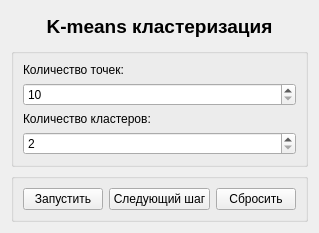
      <widget class="QWidget" name="page2">
       <property name="sizePolicy">
        <sizepolicy hsizetype="MinimumExpanding" vsizetype="MinimumExpanding">
         <horstretch>0</horstretch>
         <verstretch>0</verstretch>
        </sizepolicy>
       </property>
       <property name="layoutDirection">
        <enum>Qt::LayoutDirection::LeftToRight</enum>
       </property>
       <property name="autoFillBackground">
        <bool>false</bool>
       </property>
       <layout class="QVBoxLayout" name="verticalLayout_3">
        <item>
         <widget class="QLabel" name="label_15">
          <property name="sizePolicy">
           <sizepolicy hsizetype="Preferred" vsizetype="Fixed">
            <horstretch>0</horstretch>
            <verstretch>0</verstretch>
           </sizepolicy>
          </property>
          <property name="styleSheet">
           <string notr="true">    color: black;              /* Цвет текста */
    font-weight: bold;         /* Жирный шрифт */
    font-size: 14pt;           /* Размер шрифта */
    padding: 4px 8px;          /* Внутренние отступы вокруг текста */</string>
          </property>
          <property name="text">
           <string>K-means кластеризация</string>
          </property>
          <property name="alignment">
           <set>Qt::AlignmentFlag::AlignCenter</set>
          </property>
         </widget>
        </item>
        <item>
         <widget class="QGroupBox" name="groupBox">
          <property name="sizePolicy">
           <sizepolicy hsizetype="MinimumExpanding" vsizetype="Fixed">
            <horstretch>0</horstretch>
            <verstretch>0</verstretch>
           </sizepolicy>
          </property>
          <property name="title">
           <string/>
          </property>
          <layout class="QGridLayout" name="gridLayout_3">
           <item row="0" column="0">
            <widget class="QLabel" name="label_3">
             <property name="sizePolicy">
              <sizepolicy hsizetype="MinimumExpanding" vsizetype="Fixed">
               <horstretch>0</horstretch>
               <verstretch>0</verstretch>
              </sizepolicy>
             </property>
             <property name="text">
              <string>Количество точек:</string>
             </property>
            </widget>
           </item>
           <item row="1" column="0">
            <widget class="QSpinBox" name="num_points_spin">
             <property name="toolTip">
              <string>&lt;html&gt;&lt;head/&gt;&lt;body&gt;&lt;p&gt;&lt;br/&gt;&lt;/p&gt;&lt;/body&gt;&lt;/html&gt;</string>
             </property>
             <property name="minimum">
              <number>10</number>
             </property>
             <property name="maximum">
              <number>1000</number>
             </property>
            </widget>
           </item>
           <item row="2" column="0">
            <widget class="QLabel" name="label_13">
             <property name="sizePolicy">
              <sizepolicy hsizetype="MinimumExpanding" vsizetype="Fixed">
               <horstretch>0</horstretch>
               <verstretch>0</verstretch>
              </sizepolicy>
             </property>
             <property name="text">
              <string>Количество кластеров:</string>
             </property>
            </widget>
           </item>
           <item row="3" column="0">
            <widget class="QSpinBox" name="num_clusters_spin">
             <property name="minimum">
              <number>2</number>
             </property>
             <property name="maximum">
              <number>10</number>
             </property>
            </widget>
           </item>
          </layout>
         </widget>
        </item>
        <item>
         <widget class="QGroupBox" name="groupBox_2">
          <property name="sizePolicy">
           <sizepolicy hsizetype="Expanding" vsizetype="Fixed">
            <horstretch>0</horstretch>
            <verstretch>0</verstretch>
           </sizepolicy>
          </property>
          <property name="title">
           <string/>
          </property>
          <layout class="QHBoxLayout" name="horizontalLayout">
           <item>
            <widget class="QPushButton" name="run_button">
             <property name="sizePolicy">
              <sizepolicy hsizetype="MinimumExpanding" vsizetype="Fixed">
               <horstretch>0</horstretch>
               <verstretch>0</verstretch>
              </sizepolicy>
             </property>
             <property name="text">
              <string>Запустить</string>
             </property>
            </widget>
           </item>
           <item>
            <widget class="QPushButton" name="step_button">
             <property name="sizePolicy">
              <sizepolicy hsizetype="MinimumExpanding" vsizetype="Fixed">
               <horstretch>0</horstretch>
               <verstretch>0</verstretch>
              </sizepolicy>
             </property>
             <property name="text">
              <string>Следующий шаг</string>
             </property>
            </widget>
           </item>
           <item>
            <widget class="QPushButton" name="reset_button">
             <property name="sizePolicy">
              <sizepolicy hsizetype="MinimumExpanding" vsizetype="Fixed">
               <horstretch>0</horstretch>
               <verstretch>0</verstretch>
              </sizepolicy>
             </property>
             <property name="text">
              <string>Сбросить</string>
             </property>
            </widget>
           </item>
          </layout>
         </widget>
        </item>
       </layout>
      </widget>
